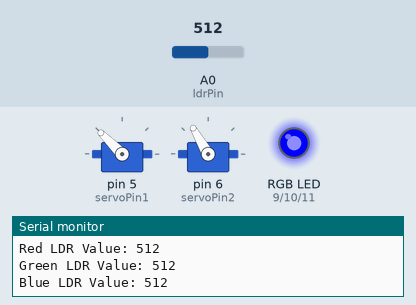
Bench run of a sketch on a simulated Arduino Uno, built with avr-gcc and run on an emulated ATmega328P. Shown: 2 × servo, an RGB LED mixed from three pins (HIGH = lit), the last lines printed to the serial monitor. The inputs (shaded band) are chosen by the test bench; at power-on: A0 (ldrPin) = 512.

Above: at 1.8 s.
1.9 s: A0 (ldrPin) set to 491
At 5.8 s:
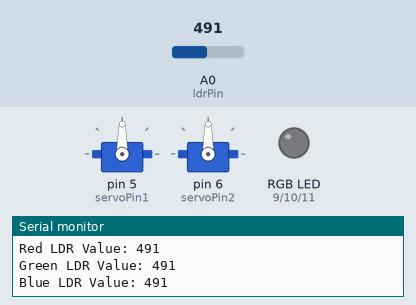
6.3 s: A0 (ldrPin) set to 710
At 7.1 s:
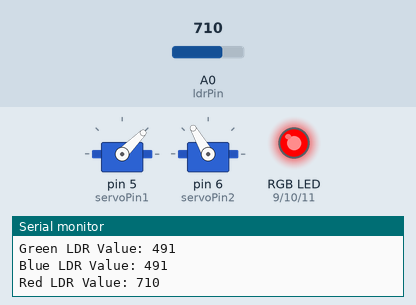
10.5 s: A0 (ldrPin) set to 691
At 12.6 s:
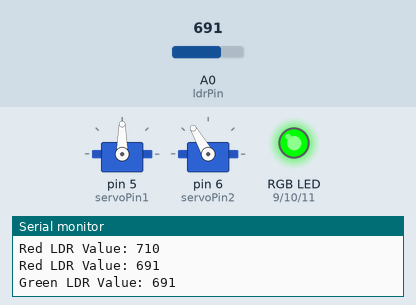
14.9 s: A0 (ldrPin) set to 716
At 17.4 s:
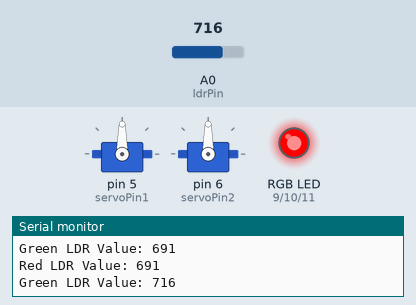
19.0 s: A0 (ldrPin) set to 690
At 20.4 s:
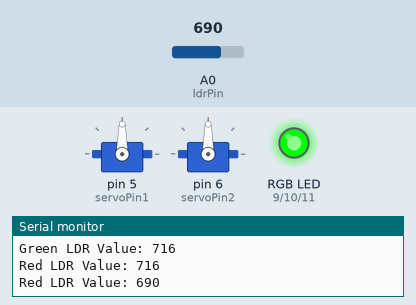
Timing chart, 0 to 24.4 s (numbered marks = the images above; inputs shaded):
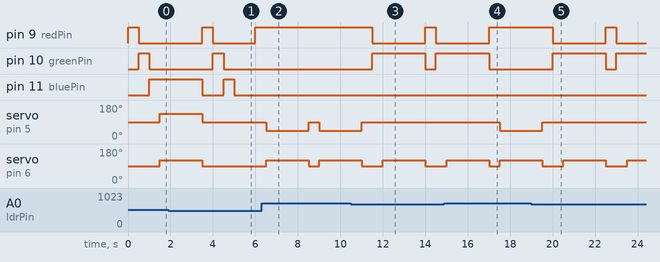

The sketch:

color_basd_robotic_arm.ino.ino
```cpp
#include <Servo.h>

// Pin definitions
const int ldrPin = A0; // LDR analog input pin
const int redPin = 9;  // RGB LED Red
const int greenPin = 10; // RGB LED Green
const int bluePin = 11; // RGB LED Blue

// Servo motor pins
const int servoPin1 = 5;
const int servoPin2 = 6;

Servo servo1;
Servo servo2;

// Thresholds for color detection (adjust based on your setup)
int redThreshold = 700;
int greenThreshold = 600;
int blueThreshold = 500;

void setup() {
  // Initialize serial communication
  Serial.begin(9600);

  // Setup RGB LED pins as output
  pinMode(redPin, OUTPUT);
  pinMode(greenPin, OUTPUT);
  pinMode(bluePin, OUTPUT);

  // Attach servos
  servo1.attach(servoPin1);
  servo2.attach(servoPin2);

  // Set initial servo positions
  servo1.write(90); // Neutral position for base rotation
  servo2.write(90); // Neutral position for arm movement
}

void loop() {
  int ldrValue;

  // Read and detect RED color
  setRGB(255, 0, 0); // Turn on red LED
  delay(500);        // Give some time for color detection
  ldrValue = analogRead(ldrPin);
  Serial.print("Red LDR Value: ");
  Serial.println(ldrValue);
  if (ldrValue > redThreshold) {
    moveArm("red");
    return;
  }

  // Read and detect GREEN color
  setRGB(0, 255, 0); // Turn on green LED
  delay(500);        // Give some time for color detection
  ldrValue = analogRead(ldrPin);
  Serial.print("Green LDR Value: ");
  Serial.println(ldrValue);
  if (ldrValue > greenThreshold) {
    moveArm("green");
    return;
  }

  // Read and detect BLUE color
  setRGB(0, 0, 255); // Turn on blue LED
  delay(500);        // Give some time for color detection
  ldrValue = analogRead(ldrPin);
  Serial.print("Blue LDR Value: ");
  Serial.println(ldrValue);
  if (ldrValue > blueThreshold) {
    moveArm("blue");
    return;
  }

  // Turn off the RGB LED after scanning
  setRGB(0, 0, 0);
  delay(1000);
}

// Function to set RGB LED color
void setRGB(int red, int green, int blue) {
  analogWrite(redPin, red);
  analogWrite(greenPin, green);
  analogWrite(bluePin, blue);
}

// Function to move the arm based on detected color
void moveArm(String color) {
  if (color == "red") {
    // Move to the red object's position
    servo1.write(45);  // Rotate base to specific position
    servo2.write(120); // Lower arm for red object
  }
  else if (color == "green") {
    // Move to the green object's position
    servo1.write(90);  // Rotate base to specific position
    servo2.write(120); // Lower arm for green object
  }
  else if (color == "blue") {
    // Move to the blue object's position
    servo1.write(135); // Rotate base to specific position
    servo2.write(120); // Lower arm for blue object
  }

  // Pause for a while to mimic object manipulation
  delay(2000);

  // Reset arm to initial position
  servo1.write(90); // Return base to neutral position
  servo2.write(90); // Lift arm back
}
```

Measured:
- the behaviour switches between 501 and 500 on A0 (ldrPin) (found by bisection; images 0 and 1)
- the behaviour switches between 701 and 700 on A0 (ldrPin) (found by bisection; images 2 and 3)
- after the input at 1.9 s, servo on pin 5 (servoPin1), servo on pin 6 (servoPin2): goes on until 3.5 s, then stays 90°
- after the input at 6.3 s, pin 9 (redPin): stays HIGH (without the input it goes to LOW after 0.20 s); pin 10 (greenPin), pin 11 (bluePin): stops changing and stays LOW; servo on pin 5 (servoPin1): 90° → 45° after 0.20 s, → 90° 2.0 s later, → 45° 0.50 s later; servo on pin 6 (servoPin2): 90° → 120° after 0.20 s, → 90° 2.0 s later, → 120° 0.50 s later
- after the input at 10.5 s, pin 9 (redPin): HIGH → LOW after 1.0 s, → HIGH 2.5 s later, → LOW 0.50 s later; pin 10 (greenPin): LOW → HIGH after 1.0 s, → LOW 2.5 s later, → HIGH 0.50 s later; servo on pin 5 (servoPin1): goes on until 11.0 s, then stays 90°
- after the input at 14.9 s, pin 9 (redPin): goes on until 17.0 s, then stays HIGH; pin 10 (greenPin): goes on until 17.0 s, then stays LOW; servo on pin 5 (servoPin1): 90° → 45° after 2.6 s
- after the input at 19.0 s, pin 9 (redPin): HIGH → LOW after 1.0 s, → HIGH 2.5 s later, → LOW 0.50 s later; pin 10 (greenPin): LOW → HIGH after 1.0 s, → LOW 2.5 s later, → HIGH 0.50 s later; servo on pin 5 (servoPin1): goes on until 19.5 s, then stays 90°
